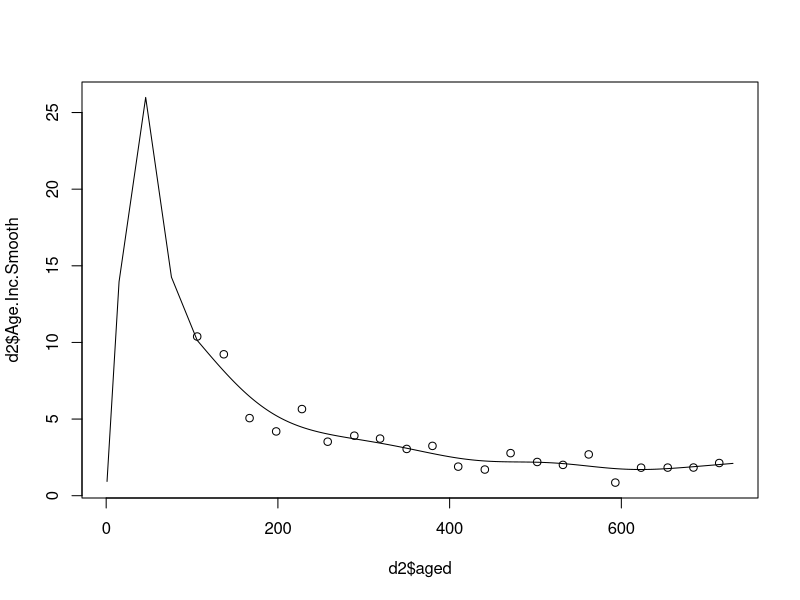

This figure's R source: (Note: this script raises an error after producing the figure.)
library(mgcv)
d1 <- read.csv('ave.age.TN.NY.OH.csv', header=F)
names(d1) <-c('agem','inc')
d1$agem <- round(d1$agem) + 0.5
d1$aged <- round((d1$agem)*30.4)
d1$aged2 <- d1$aged
d1$aged[d1$aged<106] <- NA
mod1 <- gam(inc ~ s(aged, bs='tp'), data=d1)


d2 <- cbind.data.frame('aged'=1:(365*2))


#Need to do a simple interpolation or first 3 months, ten the gam smooth for rest of data
d2$pred1<-predict(mod1, newdata=d2)

d2 <- merge(d2, d1, by='aged', all=T)
d2$aged2 <- d2$aged

train <- d1
zeros <- cbind.data.frame('agem'=0, 'aged2'=0, 'aged'=0,'inc'=0)
train <- rbind.data.frame(zeros,train )
train$inc[train$agem==3.5] <- d2$pred1[d2$agem==3.5 & !is.na(d2$agem)]

interpol <-approx(x=train$aged2, y = train$inc,  method="linear",  xout=d2$aged2,
                         rule = 1, f = 0, ties = mean)


d2$interpol <- interpol$y
#d2 <- d2[!is.na(d2$aged2),]
d2$Age.Inc.Smooth <- d2$interpol
d2$Age.Inc.Smooth[d2$aged >=106 & !is.na(d2$pred1)] <- d2$pred1[d2$aged >=106 & !is.na(d2$pred1)]

plot(d2$aged, d2$Age.Inc.Smooth, type='l', ylim=range(d1$inc))
points(d2$aged, d2$inc)


d3 <- d2[, c('aged','Age.Inc.Smooth')]

saveRDS(d3,'./data/smooth.age.dist.rds')


